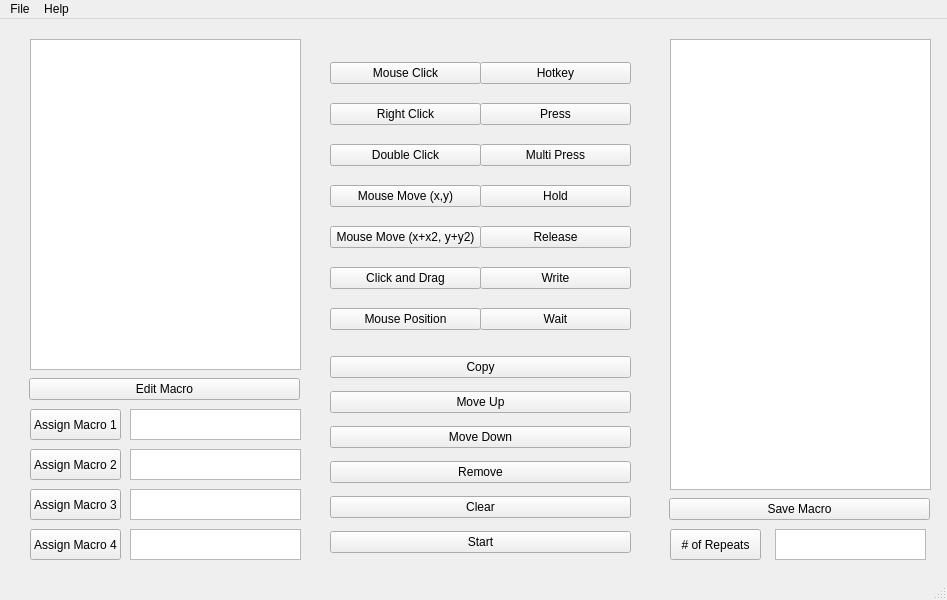
<?xml version="1.0" encoding="UTF-8"?>
<ui version="4.0">
 <class>MainWindow</class>
 <widget class="QMainWindow" name="MainWindow">
  <property name="geometry">
   <rect>
    <x>0</x>
    <y>0</y>
    <width>947</width>
    <height>600</height>
   </rect>
  </property>
  <property name="windowTitle">
   <string>Vic's Macros</string>
  </property>
  <property name="styleSheet">
   <string notr="true"/>
  </property>
  <property name="toolButtonStyle">
   <enum>Qt::ToolButtonIconOnly</enum>
  </property>
  <widget class="QWidget" name="centralwidget">
   <widget class="QListWidget" name="EditlistWidget">
    <property name="geometry">
     <rect>
      <x>670</x>
      <y>20</y>
      <width>261</width>
      <height>451</height>
     </rect>
    </property>
   </widget>
   <widget class="QWidget" name="layoutWidget">
    <property name="geometry">
     <rect>
      <x>480</x>
      <y>30</y>
      <width>151</width>
      <height>301</height>
     </rect>
    </property>
    <layout class="QVBoxLayout" name="verticalLayout">
     <item>
      <widget class="QPushButton" name="bHotKey">
       <property name="styleSheet">
        <string notr="true"/>
       </property>
       <property name="text">
        <string>Hotkey</string>
       </property>
      </widget>
     </item>
     <item>
      <widget class="QPushButton" name="bPress">
       <property name="text">
        <string>Press</string>
       </property>
      </widget>
     </item>
     <item>
      <widget class="QPushButton" name="bMultiPress">
       <property name="text">
        <string>Multi Press</string>
       </property>
      </widget>
     </item>
     <item>
      <widget class="QPushButton" name="bHold">
       <property name="text">
        <string>Hold</string>
       </property>
      </widget>
     </item>
     <item>
      <widget class="QPushButton" name="bRelease">
       <property name="text">
        <string>Release</string>
       </property>
      </widget>
     </item>
     <item>
      <widget class="QPushButton" name="bWrite">
       <property name="text">
        <string>Write</string>
       </property>
      </widget>
     </item>
     <item>
      <widget class="QPushButton" name="bWait">
       <property name="text">
        <string>Wait</string>
       </property>
      </widget>
     </item>
    </layout>
   </widget>
   <widget class="QWidget" name="layoutWidget_2">
    <property name="geometry">
     <rect>
      <x>330</x>
      <y>30</y>
      <width>151</width>
      <height>301</height>
     </rect>
    </property>
    <layout class="QVBoxLayout" name="verticalLayout_2">
     <item>
      <widget class="QPushButton" name="bClick">
       <property name="text">
        <string>Mouse Click</string>
       </property>
      </widget>
     </item>
     <item>
      <widget class="QPushButton" name="bRightClick">
       <property name="text">
        <string>Right Click</string>
       </property>
      </widget>
     </item>
     <item>
      <widget class="QPushButton" name="bDoubleClick">
       <property name="text">
        <string>Double Click</string>
       </property>
      </widget>
     </item>
     <item>
      <widget class="QPushButton" name="bMouseMove">
       <property name="text">
        <string>Mouse Move (x,y)</string>
       </property>
      </widget>
     </item>
     <item>
      <widget class="QPushButton" name="bMoveRelative">
       <property name="text">
        <string>Mouse Move (x+x2, y+y2)</string>
       </property>
      </widget>
     </item>
     <item>
      <widget class="QPushButton" name="bClickandDrag">
       <property name="text">
        <string>Click and Drag</string>
       </property>
      </widget>
     </item>
     <item>
      <widget class="QPushButton" name="bMousePosition">
       <property name="text">
        <string>Mouse Position</string>
       </property>
      </widget>
     </item>
    </layout>
   </widget>
   <widget class="QWidget" name="layoutWidget">
    <property name="geometry">
     <rect>
      <x>330</x>
      <y>330</y>
      <width>301</width>
      <height>211</height>
     </rect>
    </property>
    <layout class="QVBoxLayout" name="verticalLayout_3">
     <item>
      <widget class="QPushButton" name="bCopy">
       <property name="text">
        <string>Copy</string>
       </property>
      </widget>
     </item>
     <item>
      <widget class="QPushButton" name="bMoveUp">
       <property name="text">
        <string>Move Up</string>
       </property>
      </widget>
     </item>
     <item>
      <widget class="QPushButton" name="bMoveDown">
       <property name="text">
        <string>Move Down</string>
       </property>
      </widget>
     </item>
     <item>
      <widget class="QPushButton" name="bRemove">
       <property name="text">
        <string>Remove</string>
       </property>
      </widget>
     </item>
     <item>
      <widget class="QPushButton" name="bClear">
       <property name="text">
        <string>Clear</string>
       </property>
      </widget>
     </item>
     <item>
      <widget class="QPushButton" name="bTrigger">
       <property name="text">
        <string>Start</string>
       </property>
      </widget>
     </item>
    </layout>
   </widget>
   <widget class="QListWidget" name="Repeats">
    <property name="geometry">
     <rect>
      <x>775</x>
      <y>510</y>
      <width>151</width>
      <height>31</height>
     </rect>
    </property>
   </widget>
   <widget class="QPushButton" name="bRepeats">
    <property name="geometry">
     <rect>
      <x>670</x>
      <y>510</y>
      <width>91</width>
      <height>31</height>
     </rect>
    </property>
    <property name="text">
     <string># of Repeats</string>
    </property>
   </widget>
   <widget class="QWidget" name="horizontalLayoutWidget">
    <property name="geometry">
     <rect>
      <x>669</x>
      <y>470</y>
      <width>261</width>
      <height>41</height>
     </rect>
    </property>
    <layout class="QHBoxLayout" name="horizontalLayout">
     <item>
      <widget class="QPushButton" name="SaveToMasterList">
       <property name="text">
        <string>Save Macro</string>
       </property>
      </widget>
     </item>
    </layout>
   </widget>
   <widget class="QListWidget" name="MasterlistWidget">
    <property name="geometry">
     <rect>
      <x>30</x>
      <y>20</y>
      <width>271</width>
      <height>331</height>
     </rect>
    </property>
   </widget>
   <widget class="QListWidget" name="Assigned4">
    <property name="geometry">
     <rect>
      <x>130</x>
      <y>510</y>
      <width>171</width>
      <height>31</height>
     </rect>
    </property>
   </widget>
   <widget class="QPushButton" name="bAssign4">
    <property name="geometry">
     <rect>
      <x>30</x>
      <y>510</y>
      <width>91</width>
      <height>31</height>
     </rect>
    </property>
    <property name="text">
     <string>Assign Macro 4</string>
    </property>
   </widget>
   <widget class="QPushButton" name="bAssign3">
    <property name="geometry">
     <rect>
      <x>30</x>
      <y>470</y>
      <width>91</width>
      <height>31</height>
     </rect>
    </property>
    <property name="text">
     <string>Assign Macro 3</string>
    </property>
   </widget>
   <widget class="QListWidget" name="Assigned3">
    <property name="geometry">
     <rect>
      <x>130</x>
      <y>470</y>
      <width>171</width>
      <height>31</height>
     </rect>
    </property>
   </widget>
   <widget class="QPushButton" name="bAssign2">
    <property name="geometry">
     <rect>
      <x>30</x>
      <y>430</y>
      <width>91</width>
      <height>31</height>
     </rect>
    </property>
    <property name="text">
     <string>Assign Macro 2</string>
    </property>
   </widget>
   <widget class="QListWidget" name="Assigned2">
    <property name="geometry">
     <rect>
      <x>130</x>
      <y>430</y>
      <width>171</width>
      <height>31</height>
     </rect>
    </property>
   </widget>
   <widget class="QPushButton" name="bAssign1">
    <property name="geometry">
     <rect>
      <x>30</x>
      <y>390</y>
      <width>91</width>
      <height>31</height>
     </rect>
    </property>
    <property name="text">
     <string>Assign Macro 1</string>
    </property>
   </widget>
   <widget class="QListWidget" name="Assigned1">
    <property name="geometry">
     <rect>
      <x>130</x>
      <y>390</y>
      <width>171</width>
      <height>31</height>
     </rect>
    </property>
   </widget>
   <widget class="QWidget" name="horizontalLayoutWidget_2">
    <property name="geometry">
     <rect>
      <x>29</x>
      <y>350</y>
      <width>271</width>
      <height>41</height>
     </rect>
    </property>
    <layout class="QHBoxLayout" name="horizontalLayout_2">
     <item>
      <widget class="QPushButton" name="bEditMacro">
       <property name="text">
        <string>Edit Macro</string>
       </property>
      </widget>
     </item>
    </layout>
   </widget>
  </widget>
  <widget class="QMenuBar" name="menubar">
   <property name="geometry">
    <rect>
     <x>0</x>
     <y>0</y>
     <width>947</width>
     <height>21</height>
    </rect>
   </property>
   <widget class="QMenu" name="menuFile">
    <property name="title">
     <string>File</string>
    </property>
    <addaction name="actionOpen"/>
    <addaction name="actionSave"/>
   </widget>
   <widget class="QMenu" name="menuHelp">
    <property name="title">
     <string>Help</string>
    </property>
    <addaction name="actionInstructions"/>
    <addaction name="actionAcceptable_Inputs"/>
   </widget>
   <addaction name="menuFile"/>
   <addaction name="menuHelp"/>
  </widget>
  <widget class="QStatusBar" name="statusbar"/>
  <action name="actionOpen">
   <property name="text">
    <string>Open</string>
   </property>
  </action>
  <action name="actionSave">
   <property name="text">
    <string>Save</string>
   </property>
  </action>
  <action name="actionInstructions">
   <property name="text">
    <string>Instructions</string>
   </property>
  </action>
  <action name="actionAcceptable_Inputs">
   <property name="text">
    <string>Acceptable Inputs</string>
   </property>
  </action>
 </widget>
 <resources/>
 <connections/>
</ui>
